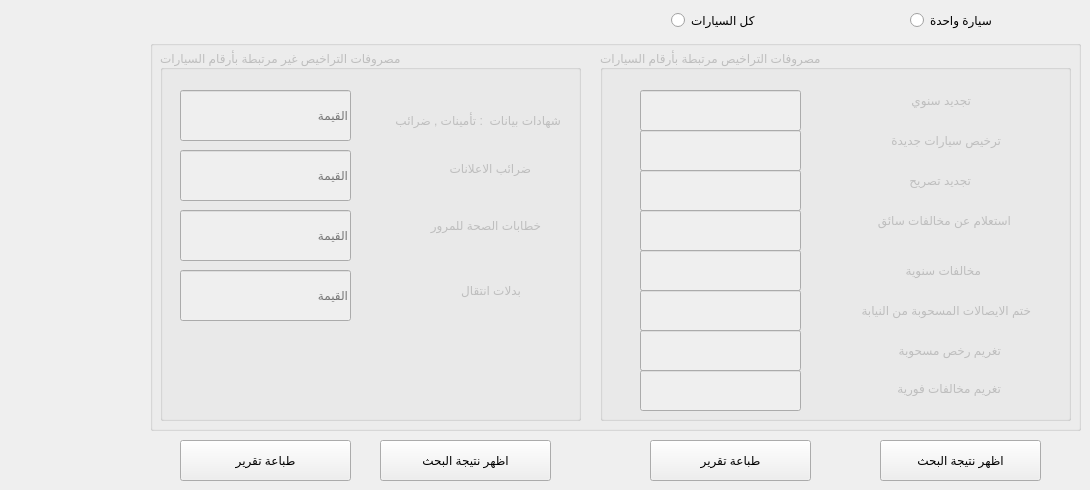
      <widget class="QWidget" name="tab_15">
       <attribute name="title">
        <string>تراخيص</string>
       </attribute>
       <widget class="QGroupBox" name="groupBox_26">
        <property name="enabled">
         <bool>false</bool>
        </property>
        <property name="geometry">
         <rect>
          <x>150</x>
          <y>40</y>
          <width>931</width>
          <height>391</height>
         </rect>
        </property>
        <property name="title">
         <string/>
        </property>
        <widget class="QGroupBox" name="groupBox_27">
         <property name="geometry">
          <rect>
           <x>450</x>
           <y>10</y>
           <width>471</width>
           <height>371</height>
          </rect>
         </property>
         <property name="title">
          <string>مصروفات التراخيص مرتبطة بأرقام السيارات</string>
         </property>
         <widget class="QLabel" name="label_86">
          <property name="geometry">
           <rect>
            <x>260</x>
            <y>200</y>
            <width>121</width>
            <height>41</height>
           </rect>
          </property>
          <property name="text">
           <string>مخالفات سنوية</string>
          </property>
         </widget>
         <widget class="QLabel" name="label_95">
          <property name="geometry">
           <rect>
            <x>290</x>
            <y>40</y>
            <width>81</width>
            <height>20</height>
           </rect>
          </property>
          <property name="text">
           <string>تجديد سنوي </string>
          </property>
         </widget>
         <widget class="QLabel" name="label_96">
          <property name="geometry">
           <rect>
            <x>290</x>
            <y>120</y>
            <width>81</width>
            <height>20</height>
           </rect>
          </property>
          <property name="text">
           <string>تجديد تصريح</string>
          </property>
         </widget>
         <widget class="QLabel" name="label_97">
          <property name="geometry">
           <rect>
            <x>240</x>
            <y>160</y>
            <width>171</width>
            <height>20</height>
           </rect>
          </property>
          <property name="text">
           <string>استعلام عن مخالفات سائق</string>
          </property>
         </widget>
         <widget class="QLabel" name="label_98">
          <property name="geometry">
           <rect>
            <x>260</x>
            <y>80</y>
            <width>141</width>
            <height>20</height>
           </rect>
          </property>
          <property name="text">
           <string>ترخيص سيارات جديدة</string>
          </property>
         </widget>
         <widget class="QLabel" name="label_99">
          <property name="geometry">
           <rect>
            <x>220</x>
            <y>250</y>
            <width>211</width>
            <height>20</height>
           </rect>
          </property>
          <property name="text">
           <string>ختم الايصالات المسحوبة من النيابة</string>
          </property>
         </widget>
         <widget class="QLabel" name="label_100">
          <property name="geometry">
           <rect>
            <x>260</x>
            <y>290</y>
            <width>141</width>
            <height>20</height>
           </rect>
          </property>
          <property name="text">
           <string>تغريم رخص مسحوبة</string>
          </property>
         </widget>
         <widget class="QLabel" name="label_101">
          <property name="geometry">
           <rect>
            <x>270</x>
            <y>330</y>
            <width>131</width>
            <height>16</height>
           </rect>
          </property>
          <property name="text">
           <string>تغريم مخالفات فورية</string>
          </property>
         </widget>
         <widget class="QLineEdit" name="lineEdit_16">
          <property name="geometry">
           <rect>
            <x>40</x>
            <y>40</y>
            <width>161</width>
            <height>41</height>
           </rect>
          </property>
         </widget>
         <widget class="QLineEdit" name="lineEdit_17">
          <property name="geometry">
           <rect>
            <x>40</x>
            <y>120</y>
            <width>161</width>
            <height>41</height>
           </rect>
          </property>
         </widget>
         <widget class="QLineEdit" name="lineEdit_18">
          <property name="geometry">
           <rect>
            <x>40</x>
            <y>80</y>
            <width>161</width>
            <height>41</height>
           </rect>
          </property>
         </widget>
         <widget class="QLineEdit" name="lineEdit_19">
          <property name="geometry">
           <rect>
            <x>40</x>
            <y>200</y>
            <width>161</width>
            <height>41</height>
           </rect>
          </property>
         </widget>
         <widget class="QLineEdit" name="lineEdit_20">
          <property name="geometry">
           <rect>
            <x>40</x>
            <y>160</y>
            <width>161</width>
            <height>41</height>
           </rect>
          </property>
         </widget>
         <widget class="QLineEdit" name="lineEdit_21">
          <property name="geometry">
           <rect>
            <x>40</x>
            <y>280</y>
            <width>161</width>
            <height>41</height>
           </rect>
          </property>
         </widget>
         <widget class="QLineEdit" name="lineEdit_27">
          <property name="geometry">
           <rect>
            <x>40</x>
            <y>240</y>
            <width>161</width>
            <height>41</height>
           </rect>
          </property>
         </widget>
         <widget class="QLineEdit" name="lineEdit_28">
          <property name="geometry">
           <rect>
            <x>40</x>
            <y>320</y>
            <width>161</width>
            <height>41</height>
           </rect>
          </property>
         </widget>
        </widget>
        <widget class="QGroupBox" name="groupBox_28">
         <property name="geometry">
          <rect>
           <x>10</x>
           <y>10</y>
           <width>421</width>
           <height>371</height>
          </rect>
         </property>
         <property name="title">
          <string>مصروفات التراخيص غير مرتبطة بأرقام السيارات</string>
         </property>
         <widget class="QLabel" name="label_87">
          <property name="geometry">
           <rect>
            <x>280</x>
            <y>220</y>
            <width>81</width>
            <height>41</height>
           </rect>
          </property>
          <property name="text">
           <string>بدلات انتقال</string>
          </property>
         </widget>
         <widget class="QLineEdit" name="le_licenses_value_4">
          <property name="geometry">
           <rect>
            <x>20</x>
            <y>40</y>
            <width>171</width>
            <height>51</height>
           </rect>
          </property>
          <property name="placeholderText">
           <string>القيمة</string>
          </property>
         </widget>
         <widget class="QLabel" name="label_102">
          <property name="geometry">
           <rect>
            <x>200</x>
            <y>60</y>
            <width>201</width>
            <height>20</height>
           </rect>
          </property>
          <property name="text">
           <string>شهادات بيانات  : تأمينات , ضرائب</string>
          </property>
         </widget>
         <widget class="QLabel" name="label_103">
          <property name="geometry">
           <rect>
            <x>270</x>
            <y>110</y>
            <width>101</width>
            <height>16</height>
           </rect>
          </property>
          <property name="text">
           <string>ضرائب الاعلانات</string>
          </property>
         </widget>
         <widget class="QLabel" name="label_104">
          <property name="geometry">
           <rect>
            <x>250</x>
            <y>160</y>
            <width>131</width>
            <height>31</height>
           </rect>
          </property>
          <property name="text">
           <string>خطابات الصحة للمرور</string>
          </property>
         </widget>
         <widget class="QLineEdit" name="le_licenses_value_5">
          <property name="geometry">
           <rect>
            <x>20</x>
            <y>100</y>
            <width>171</width>
            <height>51</height>
           </rect>
          </property>
          <property name="placeholderText">
           <string>القيمة</string>
          </property>
         </widget>
         <widget class="QLineEdit" name="le_licenses_value_6">
          <property name="geometry">
           <rect>
            <x>20</x>
            <y>220</y>
            <width>171</width>
            <height>51</height>
           </rect>
          </property>
          <property name="placeholderText">
           <string>القيمة</string>
          </property>
         </widget>
         <widget class="QLineEdit" name="le_licenses_value_7">
          <property name="geometry">
           <rect>
            <x>20</x>
            <y>160</y>
            <width>171</width>
            <height>51</height>
           </rect>
          </property>
          <property name="placeholderText">
           <string>القيمة</string>
          </property>
         </widget>
        </widget>
       </widget>
       <widget class="QRadioButton" name="radioButton_7">
        <property name="geometry">
         <rect>
          <x>671</x>
          <y>10</y>
          <width>101</width>
          <height>21</height>
         </rect>
        </property>
        <property name="text">
         <string>كل السيارات</string>
        </property>
       </widget>
       <widget class="QRadioButton" name="radioButton_8">
        <property name="geometry">
         <rect>
          <x>910</x>
          <y>10</y>
          <width>111</width>
          <height>21</height>
         </rect>
        </property>
        <property name="text">
         <string>سيارة واحدة</string>
        </property>
       </widget>
       <widget class="QPushButton" name="pushButton_7">
        <property name="enabled">
         <bool>true</bool>
        </property>
        <property name="geometry">
         <rect>
          <x>650</x>
          <y>440</y>
          <width>161</width>
          <height>41</height>
         </rect>
        </property>
        <property name="text">
         <string>طباعة تقرير</string>
        </property>
       </widget>
       <widget class="QPushButton" name="pushButton_10">
        <property name="enabled">
         <bool>true</bool>
        </property>
        <property name="geometry">
         <rect>
          <x>180</x>
          <y>440</y>
          <width>171</width>
          <height>41</height>
         </rect>
        </property>
        <property name="text">
         <string>طباعة تقرير</string>
        </property>
       </widget>
       <widget class="QPushButton" name="pushButton_17">
        <property name="enabled">
         <bool>true</bool>
        </property>
        <property name="geometry">
         <rect>
          <x>880</x>
          <y>440</y>
          <width>161</width>
          <height>41</height>
         </rect>
        </property>
        <property name="text">
         <string>اظهر نتيجة البحث</string>
        </property>
       </widget>
       <widget class="QPushButton" name="pushButton_18">
        <property name="enabled">
         <bool>true</bool>
        </property>
        <property name="geometry">
         <rect>
          <x>380</x>
          <y>440</y>
          <width>171</width>
          <height>41</height>
         </rect>
        </property>
        <property name="text">
         <string>اظهر نتيجة البحث</string>
        </property>
       </widget>
      </widget>
